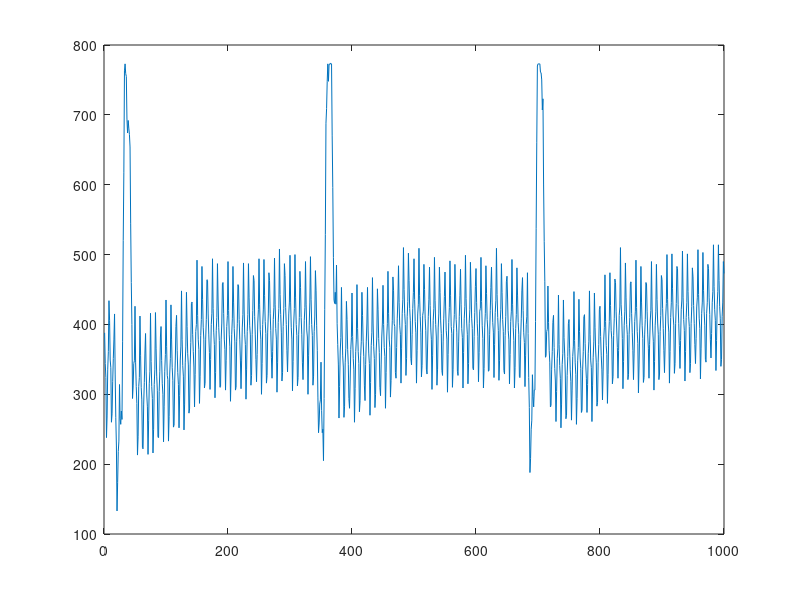
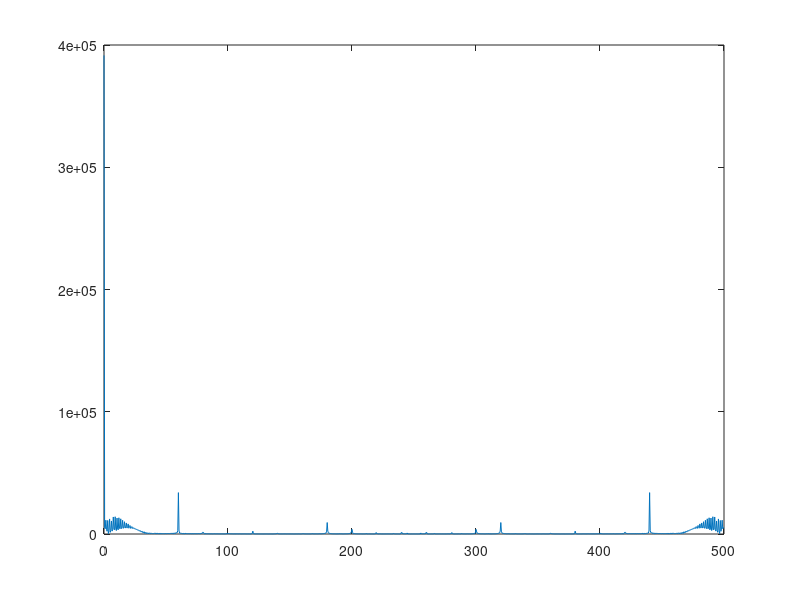
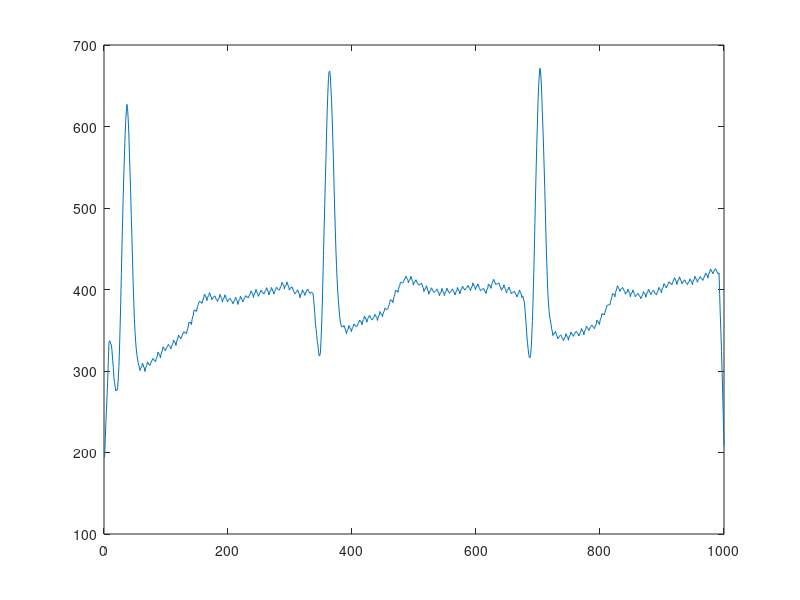
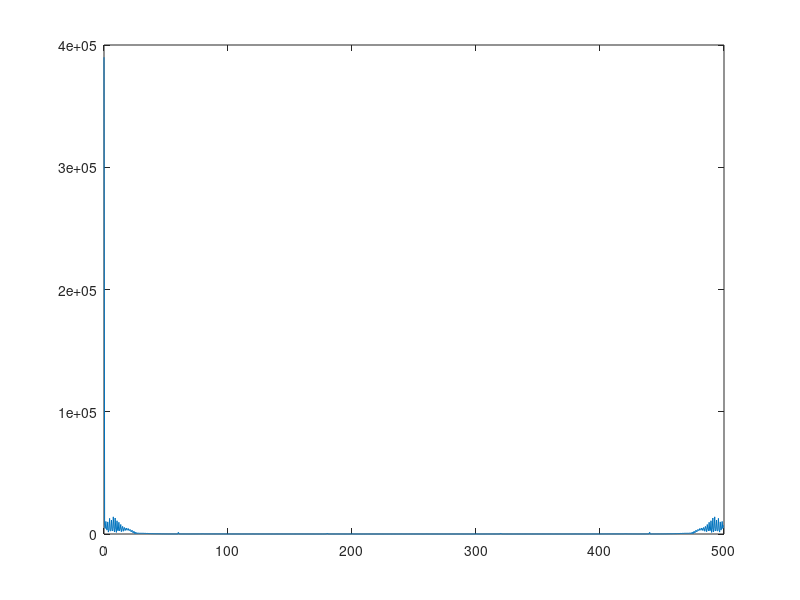

These charts were generated, in order, by the following MATLAB code:
%{
clear all;
fclose('all');

serialobj=instrfind;
if ~isempty(serialobj)
    delete(serialobj)
end
clc;clear all;close all;
s1 = serial('/dev/ttyACM0');  %define serial port
s1.BaudRate=115200;     %define baud rate
 
disbuff=nan(1,1000);

fopen(s1);
clear data;
N_point = 1000;
fs=500;   %sample rate
time=[1:1:1000];
figure
h_plot=plot(nan,nan);
hold off 
tic
for i= 1:N_point 
    data=fscanf(s1);%read sensor
    %whos data;
    %disp(data);
    y(i) = str2double(data);

    if i<=1000
    disbuff(i)=y(i);
    
    else
    disbuff=[disbuff(2:end) y(i)];
    end

    if i>1
    set(h_plot,'xdata',time,'ydata',disbuff)
    save("data.mat","disbuff");
    title('test');
    xlabel('Time');
    ylabel('Quantization value');
    drawnow;
    figure(1);
    end
   
end
%}


load("data.mat");
fs=500;

figure('name','origin');
plot(disbuff);

ft_y=abs(fft(disbuff));
figure('name','original_frequency_domain');
plot((0:999)*fs/1000,ft_y);

%{
a = fir1(50,[0.20 0.28],'stop');
y2 = filter(a,1,disbuff);
figure('name','past by FIR Filter');
plot((y2));

figure('name','pass by FIR Filter & fft');
ft_ya2=abs(fft(y2));
plot((0:999)*fs/1000,ft_y2);

%{
l=fir1(20,0.1);
y2 = filter(l,1,y2);
figure(7);
plot(y2);
%}

b = fir1(50,[0.4 0.56],'stop');
figure(100)
freqz(b)
y2 = filter(b,1,y2);
c = fir1(50,[0.68 0.76],'stop');
y2 = filter(c,1,y2);
d = fir1(50,[0.76 0.84],'stop');
y2 =filter(d,1,y2);
figure('name','past by all FIR Filter');
plot((y2));
figure('name','pass by all FIR Filter & fft');
ft_y2=abs(fft(y2));

plot((0:999)*fs/1000,ft_y2);
%}
n=16;
moving_average = 1:n;
moving_average(moving_average>1)=1;

pad_zero = 1:((n/2)-1);
pad_zero(pad_zero>1)=0;
new_vector=zeros(1,1000);
pad_vector = [pad_zero disbuff pad_zero 0];
disp(moving_average);
disp(pad_vector(2:(2+n-1)));
for i=1:1000
    new_vector(i)=(sum(pad_vector(i:(i+n-1)).* moving_average))/n;  
end
figure('name','low_pass_filter');
plot(new_vector);
fft_new=abs(fft(new_vector));
figure('name','low_pass_filter_fs');
plot((0:(999))*fs/(1000),fft_new);
y2=new_vector;
h1 = [1 -1];
pad_vector = [0 y2 0];
new_vector2 =zeros(1,1000);
for i=1:1000
    new_vector2(i) =sum(pad_vector(i:i+1).* h1);
end
y3 =new_vector2;
figure('name','low_pass_filter & high pass filter');
plot(y2(n/2:(1000-n/2-1))-y3(n/2:(1000-n/2-1)));
fft_y3=abs(fft(y2(n/2:(1000-n/2-1))-y3(n/2:(1000-n/2-1))));
figure('name','low_pass_filter & high pass filter_fs');
plot((0:999-n)*fs/(1000-n),fft_y3);
%{
z2 = medfilt1(y2,100);
figure('name','pass by FIR and 200ms median filter');

plot(z2);

w2 = medfilt1(z2,300);
figure('name','pass by FIR and 200ms median filter and voltage shift and differential');
t2=y2-w2;
plot(t2+180);

figure('name','pass by FIR and 200ms median & 600ms median filter');

plot(w2);
ylim([-100,900]);
figure('name','pass by FIR and 200ms median and differential');
plot(y2-z2);

figure('name','pass by FIR and 200ms median and differential and shift and fft');
final=abs(fft(t2+180));
plot((0:999)*fs/1000,final);
%}